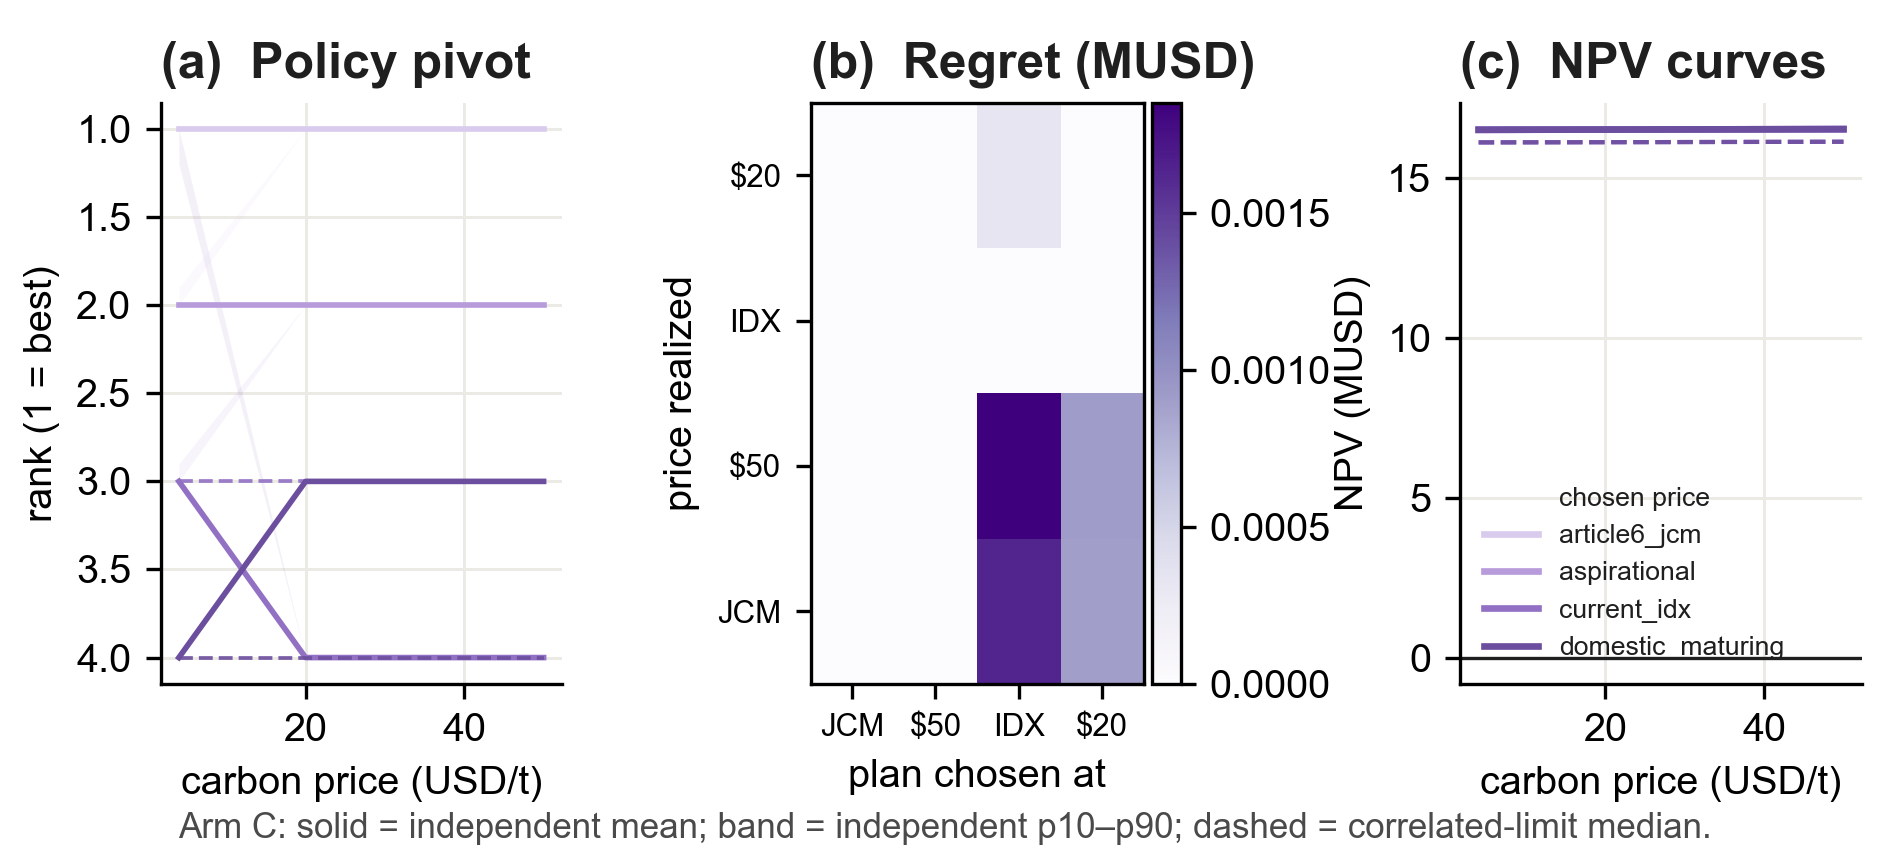

Recreate this plot in Python.
"""Figure 7 - carbon-price ranking pivot, regret, and NPV curves."""

from pathlib import Path

import matplotlib

matplotlib.use("Agg")
import matplotlib.pyplot as plt
import numpy as np

from feature007_common import blocked_main, load_table, parser, require_ready


OUT_DIR = Path(__file__).parent
INK = "#1F1F1F"
SUB_INK = "#4A4A4A"
PURPLES = ["#D9CBEE", "#B79BDB", "#9271C4", "#6C4E9E"]
GOLD = "#8A6D00"

# Compact display labels for the regret-matrix ticks so long scenario ids do not
# bleed across panels; unknown ids fall back to themselves.
PRICE_SHORT = {
    "current_idx": "IDX",
    "domestic_maturing": "$20",
    "article6_jcm": "JCM",
    "aspirational": "$50",
}


def _style(ax) -> None:
    ax.spines[["top", "right"]].set_visible(False)
    ax.grid(color="#ECEAE4", lw=0.7)
    ax.set_axisbelow(True)


def generate() -> None:
    args = parser(7, __doc__).parse_args()
    manifest, _ = require_ready(args.bundle, args.figure_number)
    rankings = load_table(args.bundle, manifest, "carbon_price_rankings")
    regret = load_table(args.bundle, manifest, "carbon_price_regret")
    curves = load_table(args.bundle, manifest, "npv_vs_carbon_price")

    plt.rcParams.update(
        {
            "font.family": "Arial",
            "font.size": 9.5,
            "axes.titlesize": 12,
            "axes.labelsize": 9.5,
            "pdf.fonttype": 42,
            "ps.fonttype": 42,
            "text.color": INK,
        }
    )
    fig, axes = plt.subplots(1, 3, figsize=(6.3, 2.85), gridspec_kw={"wspace": 0.62})

    ax = axes[0]
    plans = sorted({row["scenario_id"] for row in rankings})
    prices = sorted({float(row["carbon_price_usd_per_tonne"]) for row in rankings})
    for index, plan in enumerate(plans):
        rows = sorted(
            (row for row in rankings if row["scenario_id"] == plan),
            key=lambda row: float(row["carbon_price_usd_per_tonne"]),
        )
        x_rank = np.array([
            float(row["carbon_price_usd_per_tonne"]) for row in rows
        ])
        ranks = np.array([float(row["rank"]) for row in rows])
        rank_low = np.array([
            float(row["independent_rank_p10"]) for row in rows
        ])
        rank_high = np.array([
            float(row["independent_rank_p90"]) for row in rows
        ])
        correlated_rank = np.array([
            float(row["correlated_rank"]) for row in rows
        ])
        color = PURPLES[index % len(PURPLES)]
        ax.fill_between(
            x_rank,
            rank_low,
            rank_high,
            color=color,
            alpha=0.10,
            lw=0,
        )
        ax.plot(x_rank, ranks, lw=1.35, color=color)
        ax.plot(
            x_rank,
            correlated_rank,
            lw=0.9,
            ls="--",
            alpha=0.9,
            color=color,
        )
    ax.invert_yaxis()
    ax.set_xlabel("carbon price (USD/t)")
    ax.set_ylabel("rank (1 = best)")
    ax.set_title("(a)  Policy pivot", loc="left", fontweight="bold")
    _style(ax)

    ax = axes[1]
    chosen = sorted({row["chosen_price_scenario"] for row in regret})
    realised = sorted({row["realized_price_scenario"] for row in regret})
    matrix = np.full((len(realised), len(chosen)), np.nan)
    for row in regret:
        matrix[realised.index(row["realized_price_scenario"]), chosen.index(row["chosen_price_scenario"])] = (
            float(row["regret_usd"]) / 1e6
        )
    image = ax.imshow(matrix, cmap="Purples", origin="lower", aspect="auto")
    ax.set_xticks(range(len(chosen)), [PRICE_SHORT.get(c, c) for c in chosen],
                  rotation=0, fontsize=7.5)
    ax.set_yticks(range(len(realised)), [PRICE_SHORT.get(r, r) for r in realised],
                  fontsize=7.5)
    ax.set_xlabel("plan chosen at")
    ax.set_ylabel("price realized")
    ax.set_title("(b)  Regret (MUSD)", loc="left", fontweight="bold")
    fig.colorbar(image, ax=ax, pad=0.02)

    ax = axes[2]
    curve_plans = sorted({row["scenario_id"] for row in curves})
    for index, plan in enumerate(curve_plans):
        rows = sorted((row for row in curves if row["scenario_id"] == plan),
                      key=lambda row: float(row["carbon_price_usd_per_tonne"]))
        x = np.array([float(row["carbon_price_usd_per_tonne"]) for row in rows])
        mean = np.array([float(row["npv_usd"]) / 1e6 for row in rows])
        low = np.array([float(row["npv_low_usd"]) / 1e6 for row in rows])
        high = np.array([float(row["npv_high_usd"]) / 1e6 for row in rows])
        correlated = np.array([
            (
                float(row["correlated_npv_usd"]) / 1e6
                if row.get("correlated_npv_usd", "") not in {"", None}
                else np.nan
            )
            for row in rows
        ])
        color = PURPLES[index % len(PURPLES)]
        label = plan.removeprefix("chosen:")
        ax.fill_between(x, low, high, color=color, alpha=0.12, lw=0)
        ax.plot(x, mean, color=color, lw=1.6, label=label)
        if np.isfinite(correlated).any():
            ax.plot(x, correlated, color=color, lw=1.0, ls="--", alpha=0.9)
    ax.axhline(0, color=INK, lw=0.8)
    ax.set_xlabel("carbon price (USD/t)")
    ax.set_ylabel("NPV (MUSD)")
    ax.set_title("(c)  NPV curves", loc="left", fontweight="bold")
    ax.legend(
        title="chosen price",
        frameon=False,
        fontsize=6.4,
        title_fontsize=6.4,
        loc="lower left",
    )
    _style(ax)

    fig.text(0.5, 0.02,
             "Arm C: solid = independent mean; band = independent p10–p90; "
             "dashed = correlated-limit median.",
             ha="center", fontsize=8.4, color=SUB_INK)
    fig.subplots_adjust(left=0.085, right=0.985, top=0.88, bottom=0.2)
    fig.savefig(OUT_DIR / "fig07_carbon_price_pivot.pdf")
    fig.savefig(OUT_DIR / "fig07_carbon_price_pivot.png", dpi=300)
    plt.close(fig)
    print("wrote", OUT_DIR / "fig07_carbon_price_pivot.pdf")


if __name__ == "__main__":
    raise SystemExit(blocked_main(generate))
